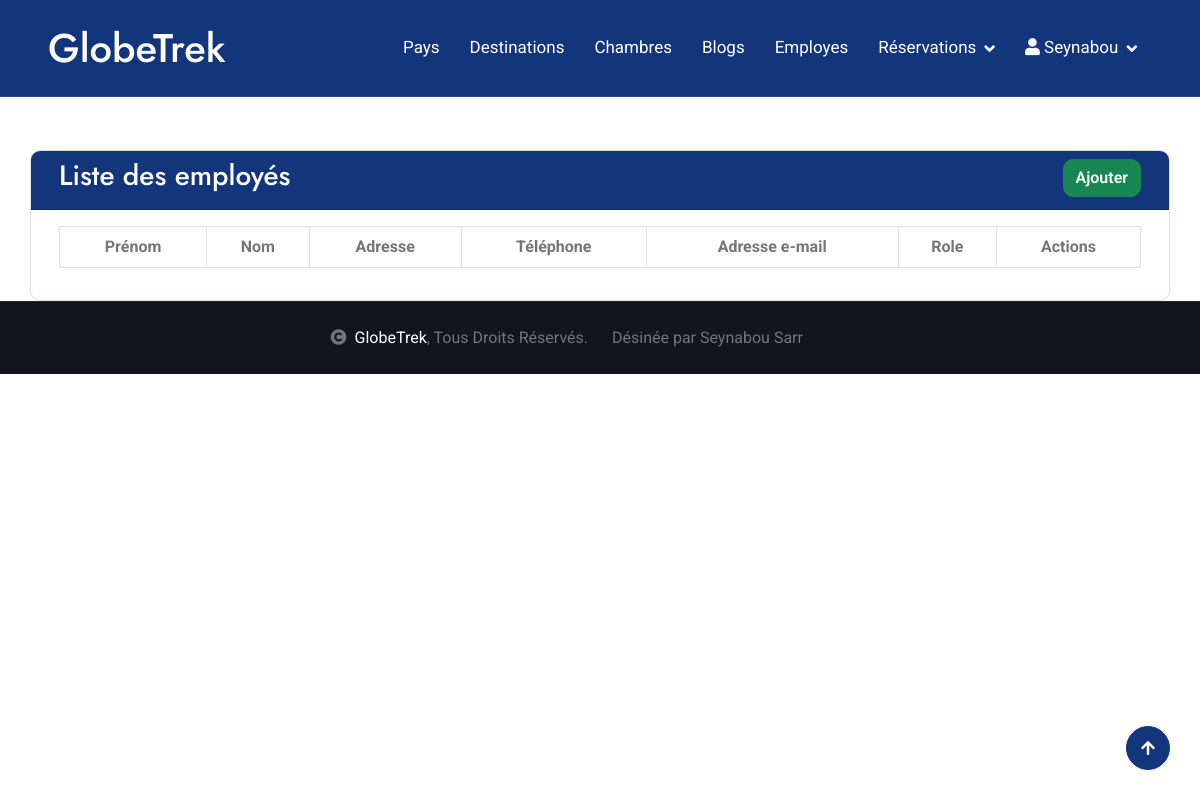
Page /?page=employeAdmin (signed in) on the earlier database version.
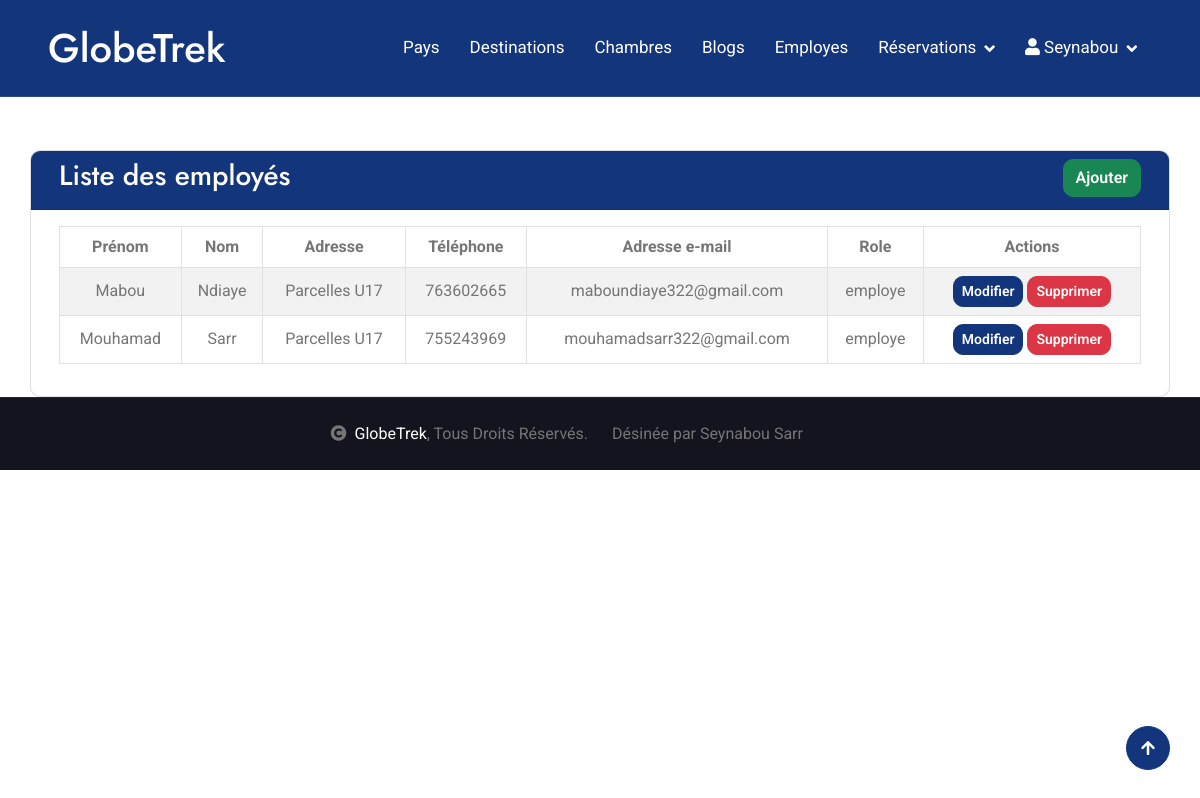
Same page on the later database version.
### tables this page shows
CREATE TABLE `users` (
  `id` int(11) NOT NULL,
  `prenom` varchar(255) NOT NULL,
  `nom` varchar(255) NOT NULL,
  `adresse` varchar(255) NOT NULL,
  `tel` varchar(255) NOT NULL,
  `email` varchar(255) NOT NULL,
  `mdp` varchar(255) NOT NULL,
  `role` varchar(255) NOT NULL
);

### models/database.php (called while the page is built, shortened)
<?php
try {
$db = new PDO("mysql:host=localhost;dbname=c10_globetrek", "root", "");
} catch (PDOException $e) {
    echo "Erreur: ".$e->getMessage()." a la ligne ".__LINE__;
}
function recupererTousLesEmployes(){
    global $db;
    try {
        $q = $db->prepare("SELECT * FROM users WHERE (role =:role1 OR role =:role2) AND id != :id");
        $q->execute([
            "role1" => "admin",
            "role2" => "employe",
            "id" => $_SESSION["user"]->id
        ]);
        return $q->fetchAll(PDO::FETCH_OBJ);
    }catch (PDOException $e) {
        setmessage ("Erreur: ".$e->getMessage()." a la ligne ".__LINE__, "danger");
    }
}

### views/employeAdmin.php (the view, shortened to what this page needs)
<div class="card container col-md-12" style="margin-top: 150px;">
    <div class="card-header row bg-primary text-white">
        <h3 class="col-md-9 text-white">Liste des employés</h3>
        <div class="col-md-3 text-end">
            <a href="?page=employeAdmin&type=add" class="btn btn-success">Ajouter</a>
        </div>
    </div>
    <div class="card-body">
        <table id="myTable" class="table table-striped table-bordered table-hover align-middle text-center">
            <thead>
                <tr>
                    <th>Prénom</th>
                    <th>Nom</th>
                    <th>Adresse</th>
                    <th>Téléphone</th>
                    <th>Adresse e-mail</th>
                    <th>Role</th>
                    <th>Actions</th>
                </tr>
            </thead>
            <tbody>
                <?php foreach ($employes as $e): ?>
                <tr>
                    <td><?= htmlspecialchars($e->prenom) ?></td>
                    <td><?= htmlspecialchars($e->nom) ?></td>
                    <td><?= htmlspecialchars($e->adresse) ?></td>
                    <td><?= htmlspecialchars($e->tel) ?></td>
                    <td><?= htmlspecialchars($e->email) ?></td>
                    <td><?= htmlspecialchars($e->role) ?></td>
                    <td>
                        <a href="?page=employeAdmin&type=edit&id=<?= $e->id ?>" class="btn btn-primary btn-sm">Modifier</a>
                        <a data-bs-toggle="modal" data-bs-target="#modalEmploye<?= $e->id ?>" href="#" class="btn btn-danger btn-sm">Supprimer</a>
                    </td>
                </tr>
                <?php endforeach; ?>
            </tbody>
        </table>
    </div>
</div>

### index.php (shortened to what this page needs)
<?php
require_once("models/database.php");
if (isset($_GET["page"])) {
    if ($_GET["page"] == "inscription") {
        require_once("controllers/registercontroller.php");
    }elseif ($_GET["page"] == "connexion") {
        require_once("controllers/logincontroller.php");
    }elseif ($_GET["page"] == "profil") {
        require_once("controllers/profilcontroller.php");
    }elseif ($_GET["page"] == "deconnexion") {
        require_once("controllers/logoutncontroller.php");
    }elseif ($_GET["page"] == "pays") {
        require_once("controllers/payscontroller.php");
    }elseif ($_GET["page"] == "destination") {
        require_once("controllers/destinationcontroller.php");
    }elseif ($_GET["page"] == "contact") {
        require_once("controllers/contactcontroller.php");
    }elseif ($_GET["page"] == "detailpaysdestination") {
        require_once("controllers/detailpaysdestinationcontroller.php");
    }elseif ($_GET["page"] == "pays/destination") {
        require_once("controllers/paysdestinationcontroller.php");
    }elseif ($_GET["page"] == "paquets") {
        require_once("controllers/paquetscontroller.php");
    }elseif ($_GET["page"] == "gallarie") {
        require_once("controllers/gallariecontroller.php");
    }elseif ($_GET["page"] == "guide") {
        require_once("controllers/guidecontroller.php");
    }elseif ($_GET["page"] == "blog") {
        require_once("controllers/blogcontroller.php");
    }elseif ($_GET["page"] == "blogAdmin") {
        require_once("controllers/blogAdmincontroller.php");
    }elseif ($_GET["page"] == "blogDetail") {
        require_once("controllers/blogDetailcontroller.php");
    }elseif ($_GET["page"] == "chambre") {
        require_once("controllers/chambrecontroller.php");
    }elseif ($_GET["page"] == "chambreAdmin") {
        require_once("controllers/chambrAdmincontroller.php");
    }elseif ($_GET["page"] == "reservationAdmin") {
        require_once("controllers/reservationAdmincontroller.php");
    }elseif ($_GET["page"] == "reservation") {
        require_once("controllers/reservationcontroller.php");
    }elseif ($_GET["page"] == "detailchambre") {
        require_once("controllers/detailchambrecontroller.php");
    }elseif ($_GET["page"] == "reservationpaysAdmin") {
        require_once("controllers/reservationpaysAdmincontroller.php");
    }elseif ($_GET["page"] == "employeAdmin") {
        require_once("controllers/employeAdmincontroller.php");
    }elseif ($_GET["page"] == "reservationpays") {
        require_once("controllers/reservationpayscontroller.php");
    }elseif ($_GET["page"] == "retour_paiement") {
        require_once("controllers/retourController.php");
    }else{
        require_once("controllers/homecontroller.php");
    }
}else{
    require_once("controllers/homecontroller.php");
}
require_once("views/includes/pied.php");

### views/includes/entete.php (shortened to what this page needs)
<!DOCTYPE html>
<html lang="en">
    <head>
        <link rel="stylesheet" href="https://use.fontawesome.com/releases/v5.15.4/css/all.css"/>
        <link href="https://cdn.jsdelivr.net/npm/bootstrap-icons@1.4.1/font/bootstrap-icons.css" rel="stylesheet">
        <link href="assets/lib/owlcarousel/assets/owl.carousel.min.css" rel="stylesheet">
        <link href="assets/lib/lightbox/css/lightbox.min.css" rel="stylesheet">
        <link href="assets/css/bootstrap.min.css" rel="stylesheet">
        <link rel="stylesheet" href="https://cdn.datatables.net/2.3.2/css/dataTables.dataTables.css"/>
        <link href="assets/css/style.css" rel="stylesheet">
    </head>
    <body>
        <div class="container-fluid">
            <nav class="navbar navbar-expand-lg bg-primary navbar-light px-4 px-lg-5 py-3 py-lg-0">
                <a href="?page=home" class="navbar-brand p-0">
                    <h1 class="m-0 bg-primary text-white "><i class=""></i>GlobeTrek</h1>
                </a>
                <div class="collapse navbar-collapse bg-primary text-white" id="navbarCollapse">
                    <div class="navbar-nav ms-auto py-0">
                        <?php if(isset($_SESSION["user"]) && $_SESSION["user"]->role == "admin"): ?>
                            <div class="navbar-nav ms-auto py-0">
                                <a href="?page=pays" class="nav-item nav-link">Pays</a>
                                <a href="?page=destination" class="nav-item nav-link">Destinations</a>
                                <a href="?page=chambreAdmin" class="nav-item nav-link">Chambres</a>
                                <a href="?page=blogAdmin" class="nav-item nav-link">Blogs</a>
                                <a href="?page=employeAdmin" class="nav-item nav-link">Employes</a>
                                <div class="nav-item dropdown">
                                    <a href="#" class="nav-link dropdown-toggle" data-bs-toggle="dropdown">Réservations</a>
                            </div>
                        <?php endif; ?>
                        <?php if(isset($_SESSION["user"])): ?>
                        <div class="dropdown">
                            <a href="packages.html" class="nav-item nav-link dropdown-toggle " data-bs-toggle="dropdown"><i class="fa fa-user"></i> <?= $_SESSION["user"]->prenom ?></a>
                        </div>
                        <?php else: ?>
                        <a href="?page=connexion" class="nav-item nav-link ">Connexion</a>
                        <?php endif; ?>
                    </div>
                </div>
            </nav>
        </div>

### controllers/employeAdmincontroller.php (shortened to what this page needs)
<?php
$employes = recupererTousLesEmployes();
require_once("views/includes/entete.php");
if (isset($_GET["type"])){
    if (isset($_GET["id"])) {
        $e = recupererUnUtilisateur($_GET["id"]);
    }
    require_once("views/ajoutemploye.php");
}else{
require_once("views/employeAdmin.php");
}

### views/includes/pied.php (shortened to what this page needs)
        <div class="container-fluid copyright text-body py-4">
            <div class="container">
                <div class="row g-4 align-items-center">
                    <div class="col-md-6 text-center text-md-end mb-md-0">
                        <i class="fas fa-copyright me-2"></i><a class="text-white" href="#">GlobeTrek</a>, Tous Droits Réservés.
                    </div>
                    <div class="col-md-6 text-center text-md-start">
                        Désinée par Seynabou Sarr
                    </div>
                    </div>
                </div>
            </div>
        <a href="#" class="btn btn-primary btn-primary-outline-0 btn-md-square back-to-top"><i class="fa fa-arrow-up"></i></a>
</body>
</html>

### assets/css/style.css (style rules this page uses)
.back-to-top { position: fixed; right: 30px; bottom: 30px; display: flex; width: 45px; height: 45px; align-items: center; justify-content: center; transition: 0.5s; z-index: 99; }
.btn { font-weight: 600; transition: .5s; }
.btn-md-square { width: 44px; height: 44px; }
.btn-square, .btn-sm-square, .btn-md-square, .btn-lg-square { padding: 0; display: flex; align-items: center; justify-content: center; font-weight: normal; border-radius: 50%; }
.btn.btn-primary { box-shadow: inset 0 0 0 0 var(--bs-primary); }
.navbar-light .navbar-nav .nav-link { font-family: 'Roboto', sans-serif; position: relative; padding: 35px 15px; color: var(--bs-white) !important; font-size: 17px; font-weight: 400; outline: none; transition: .5s; }
.navbar-light .navbar-brand h1 { color: var(--bs-white); }
.navbar .dropdown-toggle::after { border: none; content: "\f107"; font-family: "Font Awesome 5 Free"; font-weight: 900; vertical-align: middle; margin-left: 8px; }
@media (min-width: 992px) { .navbar-light { position: absolute; width: 100%; top: 0; left: 0; border-bottom: 1px solid rgba(255, 255, 255, .1); z-index: 999; } }
@media (min-width: 992px) { .navbar-light .navbar-nav .nav-link::before { position: absolute; content: ""; width: 100%; height: 0; bottom: -1px; left: 0; background: var(--bs-primary); transition: .5s; z-index: -1; } }
.copyright { border-top: 1px solid rgba(255, 255, 255, 0.08); background: var(--bs-dark) !important; }

Differences in the rows shown:
added users: prenom "Mabou", nom "Ndiaye", adresse "Parcelles U17", tel "763602665", email "maboundiaye322@gmail.com", role "employe"
added users: prenom "Mouhamad", nom "Sarr", adresse "Parcelles U17", tel "755243969", email "mouhamadsarr322@gmail.com", role "employe"
